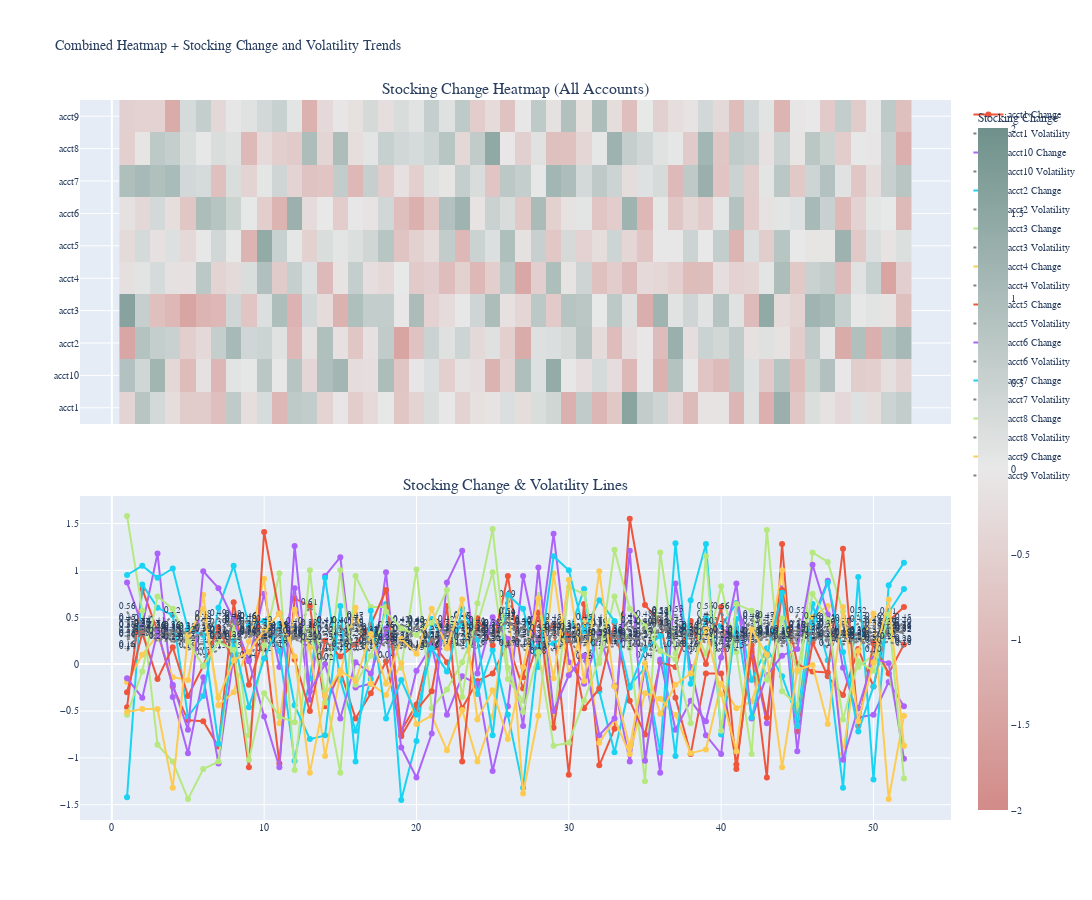

The notebook cell saved with this chart:
### Code cell
# 假设 df_top 已存在，含 account_id, rolling_week, stocking_change, stocking_change_volatility
from plotly.subplots import make_subplots
import plotly.graph_objects as go

heatmap_data = df_top.pivot(index='account_id', columns='rolling_week', values='stocking_change')
top_accounts = heatmap_data.index

fig = make_subplots(
    rows=2, cols=1,
    shared_xaxes=True,
    vertical_spacing=0.1,
    row_heights=[0.5, 0.5],
    subplot_titles=["Stocking Change Heatmap (All Accounts)", "Stocking Change & Volatility Lines"]
)

# Heatmap
fig.add_trace(
    go.Heatmap(
        z=heatmap_data.values,
        x=heatmap_data.columns,
        y=heatmap_data.index,
        colorscale=[[0.0, "#d28b88"], [0.5, "#e8e8e8"], [1.0, "#6f918b"]],
        zmin=-2, zmax=2,
        colorbar=dict(title="Stocking Change")
    ),
    row=1, col=1
)

# Line + Volatility
for acct in top_accounts:
    sub = df_top[df_top['account_id'] == acct]
    
    fig.add_trace(
        go.Scatter(
            x=sub['rolling_week'], y=sub['stocking_change'],
            mode='lines+markers', name=f"{acct} Change"
        ),
        row=2, col=1
    )
    
    fig.add_trace(
        go.Scatter(
            x=sub['rolling_week'], y=sub['stocking_change_volatility'],
            mode='lines+text',
            name=f"{acct} Volatility",
            line=dict(dash='dot', color='gray'),
            text=[f"{v:.2f}" for v in sub['stocking_change_volatility']],
            textposition="top center", textfont=dict(size=9)
        ),
        row=2, col=1
    )

fig.update_layout(
    height=900, width=1200,
    title="Combined Heatmap + Stocking Change and Volatility Trends",
    font=dict(family="Courier New", size=10)
)

fig.show()

### Figure 1 — Plotly figure (JSON) as saved in the notebook; plotly's stock layout.template omitted (floating-point values rounded to 4 significant figures; data arrays with more than 128 entries replaced by an {"elided": "..."} marker saying what was removed)
{"data": [{"colorbar": {"title": {"text": "Stocking Change"}}, "colorscale": [[0, "#d28b88"], [0.5, "#e8e8e8"], [1, "#6f918b"]], "type": "heatmap", "x": [1, 2, 3, 4, 5, 6, 7, 8, 9, 10, 11, 12, 13, 14, 15, 16, 17, 18, 19, 20, 21, 22, 23, 24, 25, 26, 27, 28, 29, 30, 31, 32, 33, 34, 35, 36, 37, 38, 39, 40, 41, 42, 43, 44, 45, 46, 47, 48, 49, 50, 51, 52], "xaxis": "x", "y": ["acct1", "acct10", "acct2", "acct3", "acct4", "acct5", "acct6", "acct7", "acct8", "acct9"], "yaxis": "y", "z": {"elided": "10x52 float values"}, "zmax": 2, "zmin": -2}, {"mode": "lines+markers", "name": "acct1 Change", "type": "scatter", "x": [1, 2, 3, 4, 5, 6, 7, 8, 9, 10, 11, 12, 13, 14, 15, 16, 17, 18, 19, 20, 21, 22, 23, 24, 25, 26, 27, 28, 29, 30, 31, 32, 33, 34, 35, 36, 37, 38, 39, 40, 41, 42, 43, 44, 45, 46, 47, 48, 49, 50, 51, 52], "xaxis": "x2", "y": [-0.46, 0.8, 0.35, -0.24, -0.6, -0.61, -0.88, 0.66, -0.22, 0.29, -1.06, 0.7, 0.62, -0.45, -0.07, -0.58, -0.31, 0.03, -0.71, -0.43, 0.24, 0.02, -0.47, -0.18, -0.1, 0.22, -0.26, 0.25, 0.42, -1.18, 0.64, -1.08, -0.69, 1.55, 0.63, 0.45, -0.36, -0.96, -0.1, -0.1, -1.07, 0.13, -1.21, 1.28, -0.72, 0.23, -0.13, -0.33, 0.16, -0.24, 0.46, 0.61], "yaxis": "y2"}, {"line": {"color": "gray", "dash": "dot"}, "mode": "lines+text", "name": "acct1 Volatility", "text": ["0.37", "0.32", "0.29", "0.27", "0.15", "0.23", "0.25", "0.41", "0.33", "0.12", "0.33", "0.26", "0.23", "0.36", "0.40", "0.39", "0.22", "0.27", "0.33", "0.40", "0.25", "0.28", "0.19", "0.18", "0.38", "0.44", "0.29", "0.40", "0.34", "0.24", "0.34", "0.45", "0.30", "0.46", "0.04", "0.38", "0.31", "0.27", "0.31", "0.10", "0.28", "0.34", "0.45", "0.25", "0.22", "0.25", "0.39", "0.33", "0.25", "0.35", "0.31", "0.40"], "textfont": {"size": 9}, "textposition": "top center", "type": "scatter", "x": [1, 2, 3, 4, 5, 6, 7, 8, 9, 10, 11, 12, 13, 14, 15, 16, 17, 18, 19, 20, 21, 22, 23, 24, 25, 26, 27, 28, 29, 30, 31, 32, 33, 34, 35, 36, 37, 38, 39, 40, 41, 42, 43, 44, 45, 46, 47, 48, 49, 50, 51, 52], "xaxis": "x2", "y": [0.37, 0.32, 0.29, 0.27, 0.15, 0.23, 0.25, 0.41, 0.33, 0.12, 0.33, 0.26, 0.23, 0.36, 0.4, 0.39, 0.22, 0.27, 0.33, 0.4, 0.25, 0.28, 0.19, 0.18, 0.38, 0.44, 0.29, 0.4, 0.34, 0.24, 0.34, 0.45, 0.3, 0.46, 0.04, 0.38, 0.31, 0.27, 0.31, 0.1, 0.28, 0.34, 0.45, 0.25, 0.22, 0.25, 0.39, 0.33, 0.25, 0.35, 0.31, 0.4], "yaxis": "y2"}, {"mode": "lines+markers", "name": "acct10 Change", "type": "scatter", "x": [1, 2, 3, 4, 5, 6, 7, 8, 9, 10, 11, 12, 13, 14, 15, 16, 17, 18, 19, 20, 21, 22, 23, 24, 25, 26, 27, 28, 29, 30, 31, 32, 33, 34, 35, 36, 37, 38, 39, 40, 41, 42, 43, 44, 45, 46, 47, 48, 49, 50, 51, 52], "xaxis": "x2", "y": [0.87, 0.41, 1.18, -0.35, -0.95, -0.14, -1.06, 0.1, 0.05, 0.75, -0.03, 0.81, -0.38, 0.94, 1.14, -0.25, -0.21, 0.98, -0.75, -0.07, 0.2, -0.54, -0.13, -0.21, -1.14, -0.45, 0.94, 0.18, 1.39, 0.02, -0.21, 0.33, -0.23, -1.04, -0.03, -1.16, 0.86, -0.03, -0.76, -0.96, 0.65, 0.16, -0.63, 0.81, -0.93, 0.47, 0.89, -0.04, -0.57, -0.54, -0.19, -0.45], "yaxis": "y2"}, {"line": {"color": "gray", "dash": "dot"}, "mode": "lines+text", "name": "acct10 Volatility", "text": ["0.26", "0.32", "0.32", "0.30", "0.34", "0.42", "0.39", "0.15", "0.04", "0.39", "0.16", "0.28", "0.18", "0.12", "0.35", "0.38", "0.24", "0.04", "0.25", "0.34", "0.15", "0.32", "0.30", "0.36", "0.31", "0.20", "0.42", "0.28", "0.30", "0.21", "0.26", "0.21", "0.28", "0.47", "0.16", "0.14", "0.45", "0.28", "0.23", "0.40", "0.24", "0.48", "0.37", "0.25", "0.52", "0.24", "0.37", "0.33", "0.43", "0.46", "0.30", "0.22"], "textfont": {"size": 9}, "textposition": "top center", "type": "scatter", "x": [1, 2, 3, 4, 5, 6, 7, 8, 9, 10, 11, 12, 13, 14, 15, 16, 17, 18, 19, 20, 21, 22, 23, 24, 25, 26, 27, 28, 29, 30, 31, 32, 33, 34, 35, 36, 37, 38, 39, 40, 41, 42, 43, 44, 45, 46, 47, 48, 49, 50, 51, 52], "xaxis": "x2", "y": [0.26, 0.32, 0.32, 0.3, 0.34, 0.42, 0.39, 0.15, 0.04, 0.39, 0.16, 0.28, 0.18, 0.12, 0.35, 0.38, 0.24, 0.04, 0.25, 0.34, 0.15, 0.32, 0.3, 0.36, 0.31, 0.2, 0.42, 0.28, 0.3, 0.21, 0.26, 0.21, 0.28, 0.47, 0.16, 0.14, 0.45, 0.28, 0.23, 0.4, 0.24, 0.48, 0.37, 0.25, 0.52, 0.24, 0.37, 0.33, 0.43, 0.46, 0.3, 0.22], "yaxis": "y2"}, {"mode": "lines+markers", "name": "acct2 Change", "type": "scatter", "x": [1, 2, 3, 4, 5, 6, 7, 8, 9, 10, 11, 12, 13, 14, 15, 16, 17, 18, 19, 20, 21, 22, 23, 24, 25, 26, 27, 28, 29, 30, 31, 32, 33, 34, 35, 36, 37, 38, 39, 40, 41, 42, 43, 44, 45, 46, 47, 48, 49, 50, 51, 52], "xaxis": "x2", "y": [-1.42, 0.85, 0.6, 0.52, -0.56, -0.34, 0.6, 1.05, 0.41, 0.46, 0.14, -1.03, -0.15, 0.92, -0.17, -0.71, -0.16, 0.64, -1.45, -0.82, 0.48, 0.17, 0.44, -0.32, 0.15, -0.54, -1.32, 0.19, 0.22, 0.32, 0.8, -0.29, -0.94, -0.23, -0.04, -0.94, 1.29, -0.21, 0.49, 0.4, 0.65, -0.17, 0.17, -0.13, -0.58, 0.64, 0.04, -1.32, 0.93, -1.23, 0.84, 1.08], "yaxis": "y2"}, {"line": {"color": "gray", "dash": "dot"}, "mode": "lines+text", "name": "acct2 Volatility", "text": ["0.28", "0.37", "0.35", "0.29", "0.22", "0.15", "0.26", "0.39", "0.32", "0.18", "0.32", "0.34", "0.21", "0.32", "0.31", "0.19", "0.34", "0.36", "0.41", "0.41", "0.16", "0.21", "0.35", "0.35", "0.35", "0.69", "0.36", "0.41", "0.40", "0.37", "0.27", "0.38", "0.22", "0.28", "0.25", "0.31", "0.53", "0.11", "0.37", "0.14", "0.25", "0.41", "0.31", "0.19", "0.23", "0.37", "0.23", "0.32", "0.30", "0.23", "0.51", "0.36"], "textfont": {"size": 9}, "textposition": "top center", "type": "scatter", "x": [1, 2, 3, 4, 5, 6, 7, 8, 9, 10, 11, 12, 13, 14, 15, 16, 17, 18, 19, 20, 21, 22, 23, 24, 25, 26, 27, 28, 29, 30, 31, 32, 33, 34, 35, 36, 37, 38, 39, 40, 41, 42, 43, 44, 45, 46, 47, 48, 49, 50, 51, 52], "xaxis": "x2", "y": [0.28, 0.37, 0.35, 0.29, 0.22, 0.15, 0.26, 0.39, 0.32, 0.18, 0.32, 0.34, 0.21, 0.32, 0.31, 0.19, 0.34, 0.36, 0.41, 0.41, 0.16, 0.21, 0.35, 0.35, 0.35, 0.69, 0.36, 0.41, 0.4, 0.37, 0.27, 0.38, 0.22, 0.28, 0.25, 0.31, 0.53, 0.11, 0.37, 0.14, 0.25, 0.41, 0.31, 0.19, 0.23, 0.37, 0.23, 0.32, 0.3, 0.23, 0.51, 0.36], "yaxis": "y2"}, {"mode": "lines+markers", "name": "acct3 Change", "type": "scatter", "x": [1, 2, 3, 4, 5, 6, 7, 8, 9, 10, 11, 12, 13, 14, 15, 16, 17, 18, 19, 20, 21, 22, 23, 24, 25, 26, 27, 28, 29, 30, 31, 32, 33, 34, 35, 36, 37, 38, 39, 40, 41, 42, 43, 44, 45, 46, 47, 48, 49, 50, 51, 52], "xaxis": "x2", "y": [1.58, 0.57, -0.86, -1.04, -1.44, -1.12, -1.04, 0.41, -0.76, 0.2, 0.97, -1.13, 0.36, -0.29, -1.16, 0.94, 0.61, 0.61, -0.04, 1.01, -0.47, -0.27, 0.02, 0.43, 0.98, -0.16, -0.39, 0.74, -0.64, 0.82, 0.75, 0.01, 0.72, 0.17, -1.25, 1.19, 0.11, 0.43, 0.11, 0.83, 0.13, -0.96, 1.43, -0.29, -0.44, 1.19, 1.09, 0.56, -0.03, 0.1, -0.1, -0.87], "yaxis": "y2"}, {"line": {"color": "gray", "dash": "dot"}, "mode": "lines+text", "name": "acct3 Volatility", "text": ["0.42", "0.38", "0.36", "0.36", "0.30", "0.21", "0.31", "0.23", "0.40", "0.29", "0.22", "0.27", "0.34", "0.24", "0.22", "0.32", "0.32", "0.25", "0.25", "0.32", "0.16", "0.16", "0.23", "0.28", "0.33", "0.45", "0.39", "0.28", "0.30", "0.20", "0.30", "0.27", "0.33", "0.22", "0.35", "0.45", "0.29", "0.34", "0.37", "0.26", "0.32", "0.30", "0.31", "0.22", "0.30", "0.35", "0.45", "0.40", "0.52", "0.22", "0.39", "0.32"], "textfont": {"size": 9}, "textposition": "top center", "type": "scatter", "x": [1, 2, 3, 4, 5, 6, 7, 8, 9, 10, 11, 12, 13, 14, 15, 16, 17, 18, 19, 20, 21, 22, 23, 24, 25, 26, 27, 28, 29, 30, 31, 32, 33, 34, 35, 36, 37, 38, 39, 40, 41, 42, 43, 44, 45, 46, 47, 48, 49, 50, 51, 52], "xaxis": "x2", "y": [0.42, 0.38, 0.36, 0.36, 0.3, 0.21, 0.31, 0.23, 0.4, 0.29, 0.22, 0.27, 0.34, 0.24, 0.22, 0.32, 0.32, 0.25, 0.25, 0.32, 0.16, 0.16, 0.23, 0.28, 0.33, 0.45, 0.39, 0.28, 0.3, 0.2, 0.3, 0.27, 0.33, 0.22, 0.35, 0.45, 0.29, 0.34, 0.37, 0.26, 0.32, 0.3, 0.31, 0.22, 0.3, 0.35, 0.45, 0.4, 0.52, 0.22, 0.39, 0.32], "yaxis": "y2"}, {"mode": "lines+markers", "name": "acct4 Change", "type": "scatter", "x": [1, 2, 3, 4, 5, 6, 7, 8, 9, 10, 11, 12, 13, 14, 15, 16, 17, 18, 19, 20, 21, 22, 23, 24, 25, 26, 27, 28, 29, 30, 31, 32, 33, 34, 35, 36, 37, 38, 39, 40, 41, 42, 43, 44, 45, 46, 47, 48, 49, 50, 51, 52], "xaxis": "x2", "y": [-0.19, 0.1, 0.31, -0.14, -0.17, 0.74, -0.44, -0.3, 0.24, 0.91, -0.63, 0.58, 0.18, -0.98, -0.1, 0.6, -0.21, -0.33, 0.01, -0.64, -0.55, -0.92, -0.49, -1.04, -0.56, 0.71, -1.38, -0.55, 0.97, -0.11, 0.45, -0.84, -0.59, -0.96, -0.31, -0.37, -0.54, -0.95, -0.91, -0.21, -0.47, -0.4, 0.09, 1.0, -0.66, 0.5, 0.62, -0.96, 0.14, 0.54, -1.44, -0.55], "yaxis": "y2"}, {"line": {"color": "gray", "dash": "dot"}, "mode": "lines+text", "name": "acct4 Volatility", "text": ["0.36", "0.38", "0.25", "0.24", "0.27", "0.07", "0.15", "0.44", "0.46", "0.28", "0.36", "0.33", "0.61", "0.41", "0.29", "0.20", "0.14", "0.32", "0.22", "0.16", "0.24", "0.19", "0.47", "0.39", "0.30", "0.45", "0.31", "0.21", "0.45", "0.35", "0.20", "0.28", "0.21", "0.16", "0.39", "0.49", "0.16", "0.36", "0.23", "0.25", "0.24", "0.21", "0.30", "0.22", "0.33", "0.29", "0.28", "0.21", "0.24", "0.38", "0.35", "0.20"], "textfont": {"size": 9}, "textposition": "top center", "type": "scatter", "x": [1, 2, 3, 4, 5, 6, 7, 8, 9, 10, 11, 12, 13, 14, 15, 16, 17, 18, 19, 20, 21, 22, 23, 24, 25, 26, 27, 28, 29, 30, 31, 32, 33, 34, 35, 36, 37, 38, 39, 40, 41, 42, 43, 44, 45, 46, 47, 48, 49, 50, 51, 52], "xaxis": "x2", "y": [0.36, 0.38, 0.25, 0.24, 0.27, 0.07, 0.15, 0.44, 0.46, 0.28, 0.36, 0.33, 0.61, 0.41, 0.29, 0.2, 0.14, 0.32, 0.22, 0.16, 0.24, 0.19, 0.47, 0.39, 0.3, 0.45, 0.31, 0.21, 0.45, 0.35, 0.2, 0.28, 0.21, 0.16, 0.39, 0.49, 0.16, 0.36, 0.23, 0.25, 0.24, 0.21, 0.3, 0.22, 0.33, 0.29, 0.28, 0.21, 0.24, 0.38, 0.35, 0.2], "yaxis": "y2"}, {"mode": "lines+markers", "name": "acct5 Change", "type": "scatter", "x": [1, 2, 3, 4, 5, 6, 7, 8, 9, 10, 11, 12, 13, 14, 15, 16, 17, 18, 19, 20, 21, 22, 23, 24, 25, 26, 27, 28, 29, 30, 31, 32, 33, 34, 35, 36, 37, 38, 39, 40, 41, 42, 43, 44, 45, 46, 47, 48, 49, 50, 51, 52], "xaxis": "x2", "y": [-0.3, 0.33, -0.16, 0.18, -0.34, -0.02, 0.39, 0.02, -1.1, 1.41, 0.54, 0.05, -0.5, 0.25, 0.08, 0.21, 0.42, 0.79, -0.77, -0.49, -0.29, 0.62, -1.04, 0.49, 0.2, 0.94, -0.14, 0.55, -0.68, 0.32, -0.47, -0.26, 0.44, -0.39, -0.75, 0.02, -0.03, 0.46, 0.0, 0.61, -1.12, 0.2, -0.57, 0.79, 0.0, -0.08, -0.09, 1.23, -0.66, 0.22, -0.1, 0.21], "yaxis": "y2"}, {"line": {"color": "gray", "dash": "dot"}, "mode": "lines+text", "name": "acct5 Volatility", "text": ["0.31", "0.37", "0.35", "0.32", "0.22", "0.35", "0.49", "0.43", "0.46", "0.25", "0.20", "0.29", "0.31", "0.41", "0.13", "0.45", "0.28", "0.26", "0.20", "0.13", "0.38", "0.31", "0.17", "0.17", "0.27", "0.47", "0.27", "0.15", "0.28", "0.27", "0.03", "0.29", "0.28", "0.37", "0.48", "0.41", "0.27", "0.19", "0.56", "0.31", "0.30", "0.30", "0.32", "0.29", "0.24", "0.25", "0.30", "0.25", "0.23", "0.31", "0.27", "0.45"], "textfont": {"size": 9}, "textposition": "top center", "type": "scatter", "x": [1, 2, 3, 4, 5, 6, 7, 8, 9, 10, 11, 12, 13, 14, 15, 16, 17, 18, 19, 20, 21, 22, 23, 24, 25, 26, 27, 28, 29, 30, 31, 32, 33, 34, 35, 36, 37, 38, 39, 40, 41, 42, 43, 44, 45, 46, 47, 48, 49, 50, 51, 52], "xaxis": "x2", "y": [0.31, 0.37, 0.35, 0.32, 0.22, 0.35, 0.49, 0.43, 0.46, 0.25, 0.2, 0.29, 0.31, 0.41, 0.13, 0.45, 0.28, 0.26, 0.2, 0.13, 0.38, 0.31, 0.17, 0.17, 0.27, 0.47, 0.27, 0.15, 0.28, 0.27, 0.03, 0.29, 0.28, 0.37, 0.48, 0.41, 0.27, 0.19, 0.56, 0.31, 0.3, 0.3, 0.32, 0.29, 0.24, 0.25, 0.3, 0.25, 0.23, 0.31, 0.27, 0.45], "yaxis": "y2"}, {"mode": "lines+markers", "name": "acct6 Change", "type": "scatter", "x": [1, 2, 3, 4, 5, 6, 7, 8, 9, 10, 11, 12, 13, 14, 15, 16, 17, 18, 19, 20, 21, 22, 23, 24, 25, 26, 27, 28, 29, 30, 31, 32, 33, 34, 35, 36, 37, 38, 39, 40, 41, 42, 43, 44, 45, 46, 47, 48, 49, 50, 51, 52], "xaxis": "x2", "y": [-0.15, -0.36, 0.35, -0.22, -0.7, 0.99, 0.81, 0.47, 0.03, -0.56, -1.1, 1.26, -0.29, -0.0, -0.58, 0.02, -0.1, 0.38, -0.89, -1.21, -0.74, 0.87, 1.21, -0.1, 0.5, 0.27, -0.66, 1.03, -0.5, -0.12, 0.09, -0.76, -0.58, 1.21, -1.03, 0.05, -0.7, -0.39, -0.61, 0.07, 0.86, -0.58, -0.12, 0.09, 0.16, 1.06, 0.53, -1.02, -0.47, 0.06, 0.01, -1.01], "yaxis": "y2"}, {"line": {"color": "gray", "dash": "dot"}, "mode": "lines+text", "name": "acct6 Volatility", "text": ["0.56", "0.29", "0.41", "0.23", "0.30", "0.48", "0.24", "0.48", "0.37", "0.24", "0.36", "0.40", "0.36", "0.14", "0.23", "0.28", "0.29", "0.36", "0.32", "0.17", "0.34", "0.36", "0.36", "0.41", "0.38", "0.35", "0.29", "0.13", "0.34", "0.32", "0.33", "0.17", "0.19", "0.41", "0.30", "0.37", "0.30", "0.30", "0.39", "0.25", "0.31", "0.25", "0.26", "0.27", "0.32", "0.25", "0.43", "0.21", "0.28", "0.26", "0.44", "0.32"], "textfont": {"size": 9}, "textposition": "top center", "type": "scatter", "x": [1, 2, 3, 4, 5, 6, 7, 8, 9, 10, 11, 12, 13, 14, 15, 16, 17, 18, 19, 20, 21, 22, 23, 24, 25, 26, 27, 28, 29, 30, 31, 32, 33, 34, 35, 36, 37, 38, 39, 40, 41, 42, 43, 44, 45, 46, 47, 48, 49, 50, 51, 52], "xaxis": "x2", "y": [0.56, 0.29, 0.41, 0.23, 0.3, 0.48, 0.24, 0.48, 0.37, 0.24, 0.36, 0.4, 0.36, 0.14, 0.23, 0.28, 0.29, 0.36, 0.32, 0.17, 0.34, 0.36, 0.36, 0.41, 0.38, 0.35, 0.29, 0.13, 0.34, 0.32, 0.33, 0.17, 0.19, 0.41, 0.3, 0.37, 0.3, 0.3, 0.39, 0.25, 0.31, 0.25, 0.26, 0.27, 0.32, 0.25, 0.43, 0.21, 0.28, 0.26, 0.44, 0.32], "yaxis": "y2"}, {"mode": "lines+markers", "name": "acct7 Change", "type": "scatter", "x": [1, 2, 3, 4, 5, 6, 7, 8, 9, 10, 11, 12, 13, 14, 15, 16, 17, 18, 19, 20, 21, 22, 23, 24, 25, 26, 27, 28, 29, 30, 31, 32, 33, 34, 35, 36, 37, 38, 39, 40, 41, 42, 43, 44, 45, 46, 47, 48, 49, 50, 51, 52], "xaxis": "x2", "y": [0.95, 1.05, 0.92, 1.02, 0.37, 0.31, -0.85, 0.25, -0.46, 0.06, 0.43, -0.44, -0.8, -0.76, 0.62, -1.04, 0.57, -0.58, -0.17, -0.54, 0.17, -0.08, 0.59, 0.26, -0.76, 0.74, 0.59, -0.03, 1.15, 1.0, 0.35, 0.68, 0.46, -0.25, 0.16, 0.3, -0.98, 0.68, 1.28, -0.75, 0.48, -0.57, 0.09, 0.76, -0.66, 0.44, 0.87, 0.13, -0.72, -0.24, 0.55, 0.8], "yaxis": "y2"}, {"line": {"color": "gray", "dash": "dot"}, "mode": "lines+text", "name": "acct7 Volatility", "text": ["0.16", "0.37", "0.36", "0.52", "0.27", "0.32", "0.32", "0.46", "0.29", "0.33", "0.36", "0.32", "0.26", "0.32", "0.41", "0.20", "0.31", "0.23", "0.42", "0.15", "0.24", "0.34", "0.46", "0.29", "0.24", "0.49", "0.16", "0.08", "0.34", "0.25", "0.20", "0.37", "0.32", "0.24", "0.17", "0.39", "0.37", "0.29", "0.48", "0.19", "0.15", "0.23", "0.30", "0.32", "0.28", "0.34", "0.17", "0.44", "0.29", "0.41", "0.33", "0.35"], "textfont": {"size": 9}, "textposition": "top center", "type": "scatter", "x": [1, 2, 3, 4, 5, 6, 7, 8, 9, 10, 11, 12, 13, 14, 15, 16, 17, 18, 19, 20, 21, 22, 23, 24, 25, 26, 27, 28, 29, 30, 31, 32, 33, 34, 35, 36, 37, 38, 39, 40, 41, 42, 43, 44, 45, 46, 47, 48, 49, 50, 51, 52], "xaxis": "x2", "y": [0.16, 0.37, 0.36, 0.52, 0.27, 0.32, 0.32, 0.46, 0.29, 0.33, 0.36, 0.32, 0.26, 0.32, 0.41, 0.2, 0.31, 0.23, 0.42, 0.15, 0.24, 0.34, 0.46, 0.29, 0.24, 0.49, 0.16, 0.08, 0.34, 0.25, 0.2, 0.37, 0.32, 0.24, 0.17, 0.39, 0.37, 0.29, 0.48, 0.19, 0.15, 0.23, 0.3, 0.32, 0.28, 0.34, 0.17, 0.44, 0.29, 0.41, 0.33, 0.35], "yaxis": "y2"}, {"mode": "lines+markers", "name": "acct8 Change", "type": "scatter", "x": [1, 2, 3, 4, 5, 6, 7, 8, 9, 10, 11, 12, 13, 14, 15, 16, 17, 18, 19, 20, 21, 22, 23, 24, 25, 26, 27, 28, 29, 30, 31, 32, 33, 34, 35, 36, 37, 38, 39, 40, 41, 42, 43, 44, 45, 46, 47, 48, 49, 50, 51, 52], "xaxis": "x2", "y": [-0.54, -0.08, 0.72, 0.59, 0.24, -0.02, 0.24, 0.15, -1.02, -0.31, -0.56, -0.62, 1.0, -0.41, 1.0, -0.22, 0.09, 0.56, 0.38, 0.31, 0.44, 0.79, -0.35, 0.65, 1.44, -0.04, -0.51, 0.13, -0.87, -0.84, -0.39, 0.05, 1.22, 0.59, 0.41, 0.14, 0.05, -0.63, 1.15, -0.71, 0.64, 0.57, -0.17, 0.49, -0.08, 0.75, 0.47, -0.59, 0.03, -0.07, 0.53, -1.22], "yaxis": "y2"}, {"line": {"color": "gray", "dash": "dot"}, "mode": "lines+text", "name": "acct8 Volatility", "text": ["0.45", "0.44", "0.24", "0.34", "0.35", "0.33", "0.24", "0.23", "0.30", "0.42", "0.35", "0.26", "0.38", "0.02", "0.41", "0.13", "0.26", "0.19", "0.17", "0.42", "0.25", "0.33", "0.30", "0.35", "0.31", "0.17", "0.40", "0.25", "0.14", "0.26", "0.45", "0.39", "0.27", "0.27", "0.27", "0.51", "0.34", "0.34", "0.40", "0.32", "0.27", "0.28", "0.29", "0.30", "0.37", "0.31", "0.37", "0.29", "0.31", "0.10", "0.39", "0.33"], "textfont": {"size": 9}, "textposition": "top center", "type": "scatter", "x": [1, 2, 3, 4, 5, 6, 7, 8, 9, 10, 11, 12, 13, 14, 15, 16, 17, 18, 19, 20, 21, 22, 23, 24, 25, 26, 27, 28, 29, 30, 31, 32, 33, 34, 35, 36, 37, 38, 39, 40, 41, 42, 43, 44, 45, 46, 47, 48, 49, 50, 51, 52], "xaxis": "x2", "y": [0.45, 0.44, 0.24, 0.34, 0.35, 0.33, 0.24, 0.23, 0.3, 0.42, 0.35, 0.26, 0.38, 0.02, 0.41, 0.13, 0.26, 0.19, 0.17, 0.42, 0.25, 0.33, 0.3, 0.35, 0.31, 0.17, 0.4, 0.25, 0.14, 0.26, 0.45, 0.39, 0.27, 0.27, 0.27, 0.51, 0.34, 0.34, 0.4, 0.32, 0.27, 0.28, 0.29, 0.3, 0.37, 0.31, 0.37, 0.29, 0.31, 0.1, 0.39, 0.33], "yaxis": "y2"}, {"mode": "lines+markers", "name": "acct9 Change", "type": "scatter", "x": [1, 2, 3, 4, 5, 6, 7, 8, 9, 10, 11, 12, 13, 14, 15, 16, 17, 18, 19, 20, 21, 22, 23, 24, 25, 26, 27, 28, 29, 30, 31, 32, 33, 34, 35, 36, 37, 38, 39, 40, 41, 42, 43, 44, 45, 46, 47, 48, 49, 50, 51, 52], "xaxis": "x2", "y": [-0.51, -0.48, -0.48, -1.32, 0.31, 0.59, -0.36, 0.04, 0.13, 0.36, 0.54, 0.08, -1.16, -0.33, -0.07, -0.18, 0.32, -0.21, 0.27, 0.11, 0.59, 0.17, 0.69, -0.59, -0.28, -0.8, -0.03, 0.7, -0.15, 0.9, -0.18, 0.99, -0.24, -0.89, 0.01, -0.53, -0.22, -0.1, 0.37, -0.32, -0.93, 0.37, 0.1, -1.1, -0.06, -0.01, -0.64, 0.61, -0.61, 0.02, 0.69, -0.87], "yaxis": "y2"}, {"line": {"color": "gray", "dash": "dot"}, "mode": "lines+text", "name": "acct9 Volatility", "text": ["0.14", "0.34", "0.30", "0.36", "0.32", "0.44", "0.31", "0.26", "0.31", "0.35", "0.30", "0.30", "0.23", "0.23", "0.16", "0.47", "0.18", "0.23", "0.23", "0.39", "0.27", "0.42", "0.23", "0.33", "0.22", "0.51", "0.18", "0.33", "0.36", "0.34", "0.28", "0.29", "0.30", "0.29", "0.40", "0.52", "0.24", "0.16", "0.29", "0.56", "0.22", "0.46", "0.47", "0.24", "0.36", "0.46", "0.26", "0.28", "0.24", "0.20", "0.24", "0.18"], "textfont": {"size": 9}, "textposition": "top center", "type": "scatter", "x": [1, 2, 3, 4, 5, 6, 7, 8, 9, 10, 11, 12, 13, 14, 15, 16, 17, 18, 19, 20, 21, 22, 23, 24, 25, 26, 27, 28, 29, 30, 31, 32, 33, 34, 35, 36, 37, 38, 39, 40, 41, 42, 43, 44, 45, 46, 47, 48, 49, 50, 51, 52], "xaxis": "x2", "y": [0.14, 0.34, 0.3, 0.36, 0.32, 0.44, 0.31, 0.26, 0.31, 0.35, 0.3, 0.3, 0.23, 0.23, 0.16, 0.47, 0.18, 0.23, 0.23, 0.39, 0.27, 0.42, 0.23, 0.33, 0.22, 0.51, 0.18, 0.33, 0.36, 0.34, 0.28, 0.29, 0.3, 0.29, 0.4, 0.52, 0.24, 0.16, 0.29, 0.56, 0.22, 0.46, 0.47, 0.24, 0.36, 0.46, 0.26, 0.28, 0.24, 0.2, 0.24, 0.18], "yaxis": "y2"}], "layout": {"annotations": [{"font": {"size": 16}, "showarrow": false, "text": "Stocking Change Heatmap (All Accounts)", "x": 0.5, "xanchor": "center", "xref": "paper", "y": 1, "yanchor": "bottom", "yref": "paper"}, {"font": {"size": 16}, "showarrow": false, "text": "Stocking Change & Volatility Lines", "x": 0.5, "xanchor": "center", "xref": "paper", "y": 0.45, "yanchor": "bottom", "yref": "paper"}], "font": {"family": "Courier New", "size": 10}, "height": 900, "title": {"text": "Combined Heatmap + Stocking Change and Volatility Trends"}, "width": 1200, "xaxis": {"anchor": "y", "domain": [0, 1], "matches": "x2", "showticklabels": false}, "xaxis2": {"anchor": "y2", "domain": [0, 1]}, "yaxis": {"anchor": "x", "domain": [0.55, 1]}, "yaxis2": {"anchor": "x2", "domain": [0, 0.45]}}}
